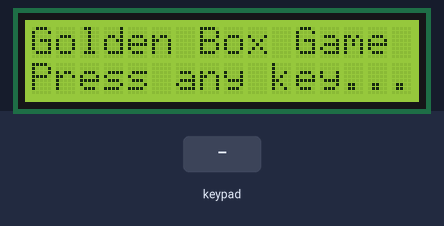
A sketch run on a simulated Arduino Uno, built with avr-gcc and run on an emulated ATmega328P. Shown: 16×2 character LCD. The inputs (shaded band) are chosen by the test bench. What the sketch prints to the serial monitor is not drawn.

Above: at 0.9 s.
1.0 s: keypad keys 5 4 3 2 A pressed 0.4 s apart
At 3.3 s:
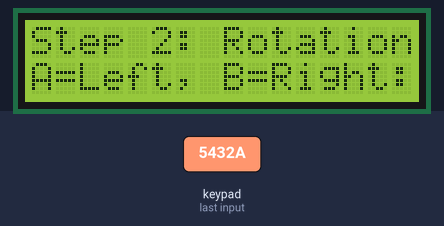
5.2 s: key '1' pressed
At 7.0 s:
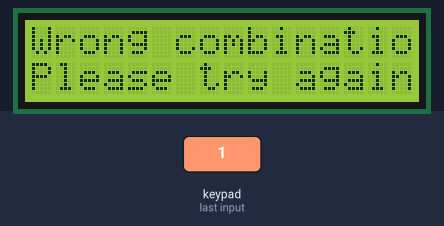
8.2 s: keypad keys 5 4 3 2 # pressed 0.4 s apart
At 9.9 s:
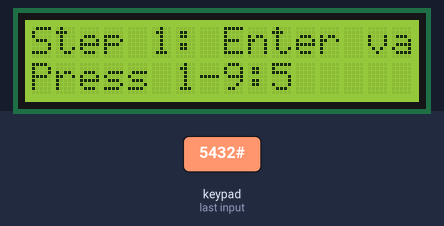
11.7 s: key 'B' pressed
At 13.7 s:
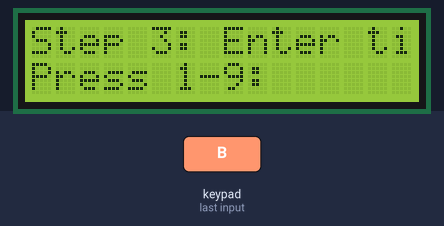
14.0 s: key '2' pressed
At 14.7 s:
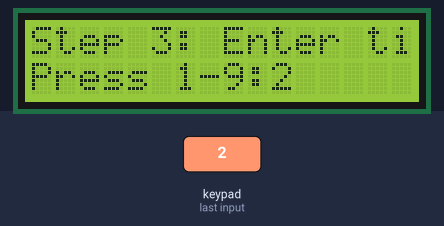
16.3 s: keypad keys 9 8 7 6 * pressed 0.4 s apart
At 18.6 s:
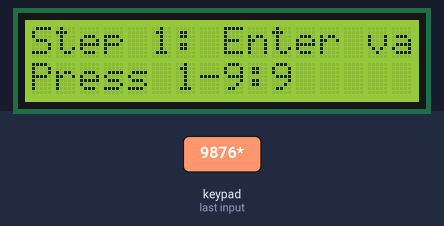
Timing chart, 0 to 20.1 s (numbered marks = the images above; inputs shaded):
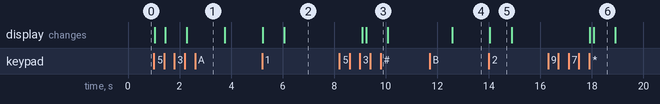

Measured:
- after the input at 1.0 s, the display: first changes at once (image 1 shows a later state)
- after the input at 5.2 s, the display: first changes at once (image 2 shows a later state)
- after the input at 8.2 s, the display: first differs from a run without the input after 1.0 s (image 3)
- after the input at 11.7 s, the display: changes after 0.88 s (image 4)
- after the input at 14.0 s, the display: changes at once (image 5)
- after the input at 16.3 s, the display: first differs from a run without the input after 1.8 s (image 6)
- what the display in image 5 shows lasts 0.9 s, from 14.0 s to 14.9 s

The sketch:

sketch.ino
```cpp
#include <Keypad.h>
#include <LiquidCrystal_I2C.h>

LiquidCrystal_I2C lcd(0x27, 16, 2);

const byte ROWS = 4;
const byte COLS = 4;

int keyValue = 0;
char circleRotation = ' ';
int keyTime = 0;
int step = 0;
bool gameCompleted = false;

const int CORRECT_VALUE = 4;
const char CORRECT_ROTATION = 'R';
const int CORRECT_TIME = 4;

char keys[ROWS][COLS] = {
  {'1','2','3','A'},
  {'4','5','6','B'},
  {'7','8','9','C'},
  {'*','0','#','D'}
};

byte rowPins[ROWS] = {5, 4, 3, 2};
byte colPins[COLS] = {9, 8, 7, 6};

Keypad keypad = Keypad(makeKeymap(keys), rowPins, colPins, ROWS, COLS);

void goldenBox(int value, char rotation, int time) {
  lcd.clear();
  lcd.setCursor(0, 0);

  if (value == CORRECT_VALUE && rotation == CORRECT_ROTATION && time == CORRECT_TIME) {
    lcd.print("Box is open! :)");
    lcd.setCursor(0, 1);
    lcd.print("Congratulations!");
    gameCompleted = true;

    Serial.println("SUCCESS: Box opened!");
  } else {
    lcd.print("Wrong combination!");
    lcd.setCursor(0, 1);
    lcd.print("Please try again!");

    Serial.print("FAILED: ");
    Serial.print(value);
    Serial.print("-");
    Serial.print(rotation);
    Serial.print("-");
    Serial.println(time);
  }
}

void displayStep(int currentStep) {
  lcd.clear();
  lcd.setCursor(0, 0);

  switch(currentStep) {
    case 1:
      lcd.print("Step 1: Enter value");
      lcd.setCursor(0, 1);
      lcd.print("Press 1-9: ");
      break;
    case 2:
      lcd.print("Step 2: Rotation");
      lcd.setCursor(0, 1);
      lcd.print("A=Left, B=Right: ");
      break;
    case 3:
      lcd.print("Step 3: Enter time");
      lcd.setCursor(0, 1);
      lcd.print("Press 1-9: ");
      break;
  }
}

void displayWelcome() {
  lcd.clear();
  lcd.setCursor(0, 0);
  lcd.print("Golden Box Game");
  lcd.setCursor(0, 1);
  lcd.print("Press any key...");
}

void resetGame() {
  keyValue = 0;
  circleRotation = ' ';
  keyTime = 0;
  step = 1;
  gameCompleted = false;
  displayStep(step);
}

void setup() {
  Serial.begin(9600);
  Serial.println("=== Golden Box Game ===");
  Serial.println("Correct combination: 4-R-4");

  // Initialize LCD
  lcd.init();
  lcd.backlight();
  displayWelcome();

  // Wait for any key to start
  while(!keypad.getKey()) {
    delay(100);
  }

  step = 1;
  displayStep(step);
}

void loop() {
  if (gameCompleted) {
    // Game completed state - wait for reset or additional input
    delay(100);
    return;
  }

  char key = keypad.getKey();

  if (key) {
    Serial.print("Key pressed: ");
    Serial.println(key);

    switch(step) {
      case 1: // Get value
        if (key >= '1' && key <= '9') {
          keyValue = key - '0';
          lcd.setCursor(10, 1);
          lcd.print(key);
          Serial.print("Value set to: ");
          Serial.println(keyValue);
          step = 2;
          delay(800);
          displayStep(step);
        }
        break;

      case 2: // Get rotation
        if (key == 'A' || key == 'B') {
          circleRotation = (key == 'A') ? 'L' : 'R';
          lcd.setCursor(17, 1);
          lcd.print(key);
          Serial.print("Rotation set to: ");
          Serial.println(circleRotation);
          step = 3;
          delay(800);
          displayStep(step);
        }
        break;

      case 3: // Get time
        if (key >= '1' && key <= '9') {
          keyTime = key - '0';
          lcd.setCursor(10, 1);
          lcd.print(key);
          Serial.print("Time set to: ");
          Serial.println(keyTime);

          // Check combination
          delay(800);
          goldenBox(keyValue, circleRotation, keyTime);

          // Reset for next attempt after delay
          delay(3000);
          if (!gameCompleted) {
            resetGame();
          }
        }
        break;
    }
  }

  delay(50);
}
```
